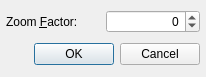
<ui version="4.0" >
 <class>ZoomDialog</class>
 <widget class="QDialog" name="ZoomDialog" >
  <property name="geometry" >
   <rect>
    <x>0</x>
    <y>0</y>
    <width>206</width>
    <height>77</height>
   </rect>
  </property>
  <property name="windowTitle" >
   <string>Zoom</string>
  </property>
  <layout class="QVBoxLayout" >
   <item>
    <layout class="QHBoxLayout" >
     <item>
      <widget class="QLabel" name="zoomLabel" >
       <property name="text" >
        <string>Zoom &amp;Factor:</string>
       </property>
       <property name="buddy" >
        <cstring>zoomSpinBox</cstring>
       </property>
      </widget>
     </item>
     <item>
      <widget class="QSpinBox" name="zoomSpinBox" >
       <property name="toolTip" >
        <string>Enter zoom factor</string>
       </property>
       <property name="whatsThis" >
        <string>&lt;b>Zoom Factor&lt;/b>
&lt;p>Enter the desired zoom factor here. The zoom factor
may be between -10 and +20 and is the increment that is 
added to the size of the fonts used in the editor windows.&lt;/p></string>
       </property>
       <property name="alignment" >
        <set>Qt::AlignRight</set>
       </property>
       <property name="minimum" >
        <number>-10</number>
       </property>
       <property name="maximum" >
        <number>20</number>
       </property>
       <property name="value" >
        <number>0</number>
       </property>
      </widget>
     </item>
    </layout>
   </item>
   <item>
    <widget class="QDialogButtonBox" name="buttonBox" >
     <property name="orientation" >
      <enum>Qt::Horizontal</enum>
     </property>
     <property name="standardButtons" >
      <set>QDialogButtonBox::Cancel|QDialogButtonBox::Ok</set>
     </property>
    </widget>
   </item>
  </layout>
 </widget>
 <layoutdefault spacing="6" margin="6" />
 <pixmapfunction>qPixmapFromMimeSource</pixmapfunction>
 <resources/>
 <connections>
  <connection>
   <sender>buttonBox</sender>
   <signal>accepted()</signal>
   <receiver>ZoomDialog</receiver>
   <slot>accept()</slot>
   <hints>
    <hint type="sourcelabel" >
     <x>50</x>
     <y>53</y>
    </hint>
    <hint type="destinationlabel" >
     <x>49</x>
     <y>76</y>
    </hint>
   </hints>
  </connection>
  <connection>
   <sender>buttonBox</sender>
   <signal>rejected()</signal>
   <receiver>ZoomDialog</receiver>
   <slot>reject()</slot>
   <hints>
    <hint type="sourcelabel" >
     <x>140</x>
     <y>57</y>
    </hint>
    <hint type="destinationlabel" >
     <x>140</x>
     <y>68</y>
    </hint>
   </hints>
  </connection>
 </connections>
</ui>
